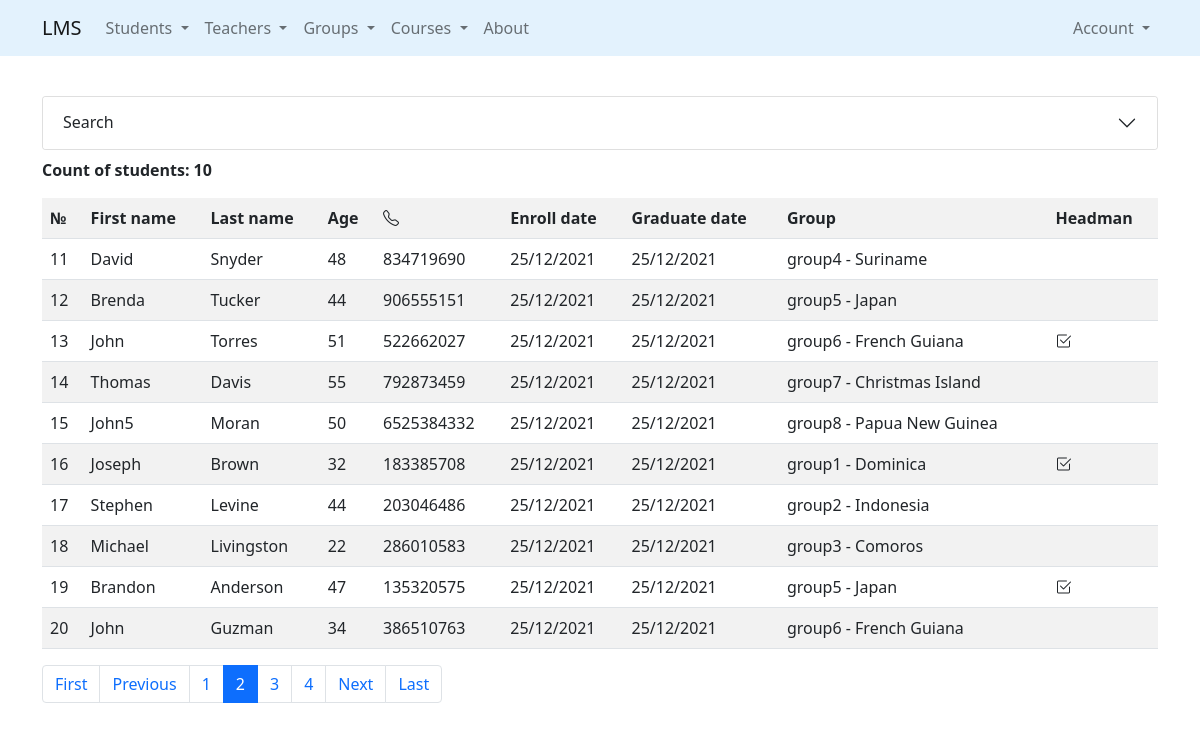
Screenshot of /students/?page=2 with the database file from the repository.
### students/models.py (models this page shows, shortened)
class Students(Person):
    phone_number = models.CharField(
        max_length=30,
        null=True,
        validators=[phone_number_validator]
    )
    enroll_date = models.DateField(default=datetime.date.today)
    graduate_date = models.DateField(default=datetime.date.today)
    group = models.ForeignKey(
        Groups,
        on_delete=models.SET_NULL,
        null=True,
        related_name='students'
    )

### groups/models.py (models this page shows, shortened)
class Groups(models.Model):
    groups_name = models.CharField(max_length=100)
    groups_country = models.CharField(max_length=100)
    groups_language = models.CharField(max_length=100)
    members_qty = models.IntegerField(default=5)
    headman = models.OneToOneField(
        'students.Students',
        on_delete=models.SET_NULL,
        null=True,
        related_name='headman_group'
    )
    teachers = models.ManyToManyField(
        to=Teachers,
        related_name='groups'
    )
    def __str__(self):
        return f'{self.groups_name} - {self.groups_country}'

### students/views.py (the view)
# urls.py: path('', StudentsListView.as_view(), name='list'),                        # R
class StudentsListView(ListView):
    paginate_by = 10
    model = Students
    template_name = 'students/list.html'
    def get_filter(self):
        return StudentsFilter(
            data=self.request.GET,
            queryset=self.model.objects.all().select_related('group', 'headman_group')
        )
    def get_queryset(self):
        return self.get_filter().qs
    def get_context_data(self, *, object_list=None, **kwargs):
        context = super().get_context_data(**kwargs)
        context['filter_forms'] = self.get_filter().form
        return context

### core/context_processors.py (called while the page is built)
def get_params(request):
    params = request.GET
    if 'page' in params:
        params = copy(params)
        del params['page']
    return {'get_params': f'&{params.urlencode()}' if params else ''}

### students/templates/students/list.html (shortened to what this page needs)
{% extends 'base.html' %}
{%  load crispy_forms_tags %}
{% block content %}
    <div class="accordion" id="accordionExample">
        <div class="accordion-item">
            <h2 class="accordion-header" id="headingOne">
                <button class="accordion-button collapsed" type="button"
                        data-bs-toggle="collapse" data-bs-target="#collapseOne"
                        aria-expanded="true" aria-controls="collapseOne">
                    Search
                </button>
            </h2>
        </div>
    </div>
    <p class="mt-2"><strong>Count of students: {{ object_list.count }}</strong></p>
    {% with list_object=object_list %}
        {% include 'includes/students_list_table.html' %}
    {% endwith %}
{% endblock %}

### templates/includes/students_list_table.html (shortened to what this page needs)
<table class="table table-striped table-hover">
        <tr>
            <th>№</th>
            <th>First name</th>
            <th>Last name</th>
            <th>Age</th>
            <th><i class="bi bi-telephone"></i></th>
            <th>Enroll date</th>
            <th>Graduate date</th>
            <th>Group</th>
            <th>Headman</th>
        </tr>
        {% for student in list_object %}
        <tr>
            {% if is_paginated %}
            <td>{{ forloop.counter0|add:page_obj.start_index }}</td>
            {% endif %}
            <td>{{ student.first_name }}</td>
            <td>{{ student.last_name }}</td>
            <td>{{ student.age }}</td>
            <td>{% if student.phone_number is not None %}{{ student.phone_number }}{% endif %}</td>
            <td>{{ student.enroll_date }}</td>
            <td>{{ student.graduate_date }}</td>
            <td>{% if student.group %}{{ student.group }}{% endif %}</td>
            <td>{% if student.headman_group %}<i class="bi bi-check2-square">{% endif %}</i></td>
        </tr>
    {% endfor %}
</table>

### rows the page displays
Students: first_name "David", last_name "Snyder", age "48", phone_number "834719690", enroll_date "25/12/2021", graduate_date "25/12/2021", group "group4 - Suriname"
Students: first_name "Brenda", last_name "Tucker", age "44", phone_number "906555151", enroll_date "25/12/2021", graduate_date "25/12/2021", group "group5 - Japan"
Students: first_name "John", last_name "Torres", age "51", phone_number "522662027", enroll_date "25/12/2021", graduate_date "25/12/2021", group "group6 - French Guiana"
Students: first_name "Thomas", last_name "Davis", age "55", phone_number "792873459", enroll_date "25/12/2021", graduate_date "25/12/2021", group "group7 - Christmas Island"
Students: first_name "John5", last_name "Moran", age "50", phone_number "6525384332", enroll_date "25/12/2021", graduate_date "25/12/2021", group "group8 - Papua New Guinea"
Students: first_name "Joseph", last_name "Brown", age "32", phone_number "183385708", enroll_date "25/12/2021", graduate_date "25/12/2021", group "group1 - Dominica"
Students: first_name "Stephen", last_name "Levine", age "44", phone_number "203046486", enroll_date "25/12/2021", graduate_date "25/12/2021", group "group2 - Indonesia"
Students: first_name "Michael", last_name "Livingston", age "22", phone_number "286010583", enroll_date "25/12/2021", graduate_date "25/12/2021", group "group3 - Comoros"
Students: first_name "Brandon", last_name "Anderson", age "47", phone_number "135320575", enroll_date "25/12/2021", graduate_date "25/12/2021", group "group5 - Japan"
Students: first_name "John", last_name "Guzman", age "34", phone_number "386510763", enroll_date "25/12/2021", graduate_date "25/12/2021", group "group6 - French Guiana"

### other values shown
{{ object_list.count }} "10"
{{ page_num }} "1" "3" "4"
{{ page_num }} "2"
